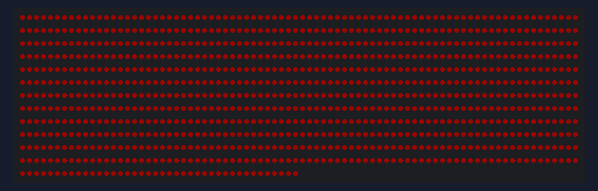
A sketch run on a simulated Arduino Uno, built with avr-gcc and run on an emulated ATmega328P. Shown: 1000 RGB LEDs in strip order, left to right, continuing on the next row. Dim RGB values are drawn brighter than linear.

Above: at 0.11 s.
At 4.52 s:
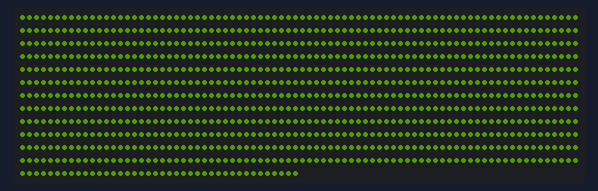
At 6.6 s:
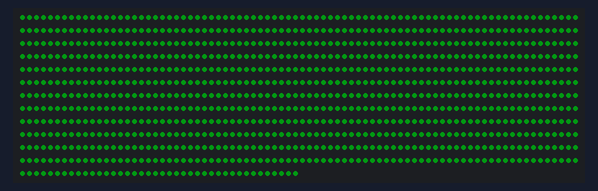
At 8.69 s:
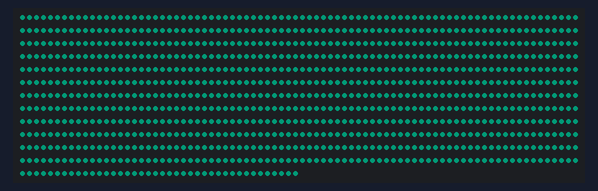
At 12.86 s:
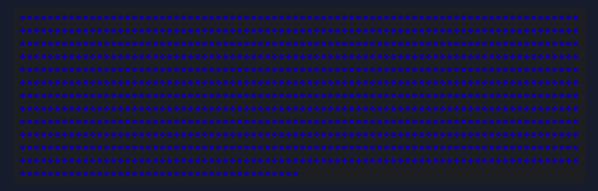
At 17.03 s:
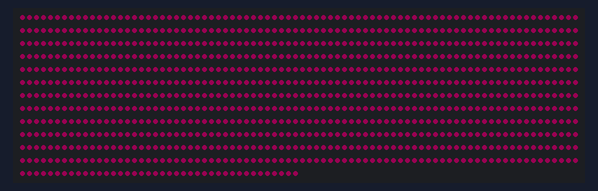

The sketch:

LED_WS281X_Checker.ino
```cpp
#include <Adafruit_NeoPixel.h>

#define LED_PIN 2
#define NUM_LEDS 1000

Adafruit_NeoPixel leds(NUM_LEDS, LED_PIN, NEO_GRB + NEO_KHZ800);

// GRB format
uint8_t *ledBuffer;

void HSV2RGB(float h, float s, float v, byte *r, byte *g, byte *b)
{
	int i;
	float f, p, q, t;

	s /= 100;
	v /= 100;

	if (s == 0) {
		// Achromatic (grey)
		*r = *g = *b = round(v * 255);
		return;
	}

	h /= 60; // sector 0 to 5
	i = floor(h);
	f = h - i; // factorial part of h
	p = v * (1 - s);
	q = v * (1 - s * f);
	t = v * (1 - s * (1 - f));
	switch (i) {
	case 0:
		*r = round(255 * v);
		*g = round(255 * t);
		*b = round(255 * p);
		break;
	case 1:
		*r = round(255 * q);
		*g = round(255 * v);
		*b = round(255 * p);
		break;
	case 2:
		*r = round(255 * p);
		*g = round(255 * v);
		*b = round(255 * t);
		break;
	case 3:
		*r = round(255 * p);
		*g = round(255 * q);
		*b = round(255 * v);
		break;
	case 4:
		*r = round(255 * t);
		*g = round(255 * p);
		*b = round(255 * v);
		break;
	default: // case 5:
		*r = round(255 * v);
		*g = round(255 * p);
		*b = round(255 * q);
	}
}

void HSV2RGB(float h, float s, float v, byte *rgb)
{
	HSV2RGB(h, s, v, rgb, rgb + 1, rgb + 2);
}

void setup()
{
	leds.begin();
	ledBuffer = leds.getPixels();
}

float hue = 0.0f;

void loop()
{
	hue += 1.0f;
	while (hue >= 360.0f) {
		hue -= 360.0f;
	}

	uint8_t color[3];
	HSV2RGB(hue, 100.0f, 10.0f, color);

	for (int i = 0; i < NUM_LEDS; ++i)
	{
		ledBuffer[i * 3] = color[1];
		ledBuffer[i * 3 + 1] = color[0];
		ledBuffer[i * 3 + 2] = color[2];
	}

	leds.show();

	delay(10);
}
```

Measured:
- by itself, everything shown: repeats every 18.8 s, in 156 steps
